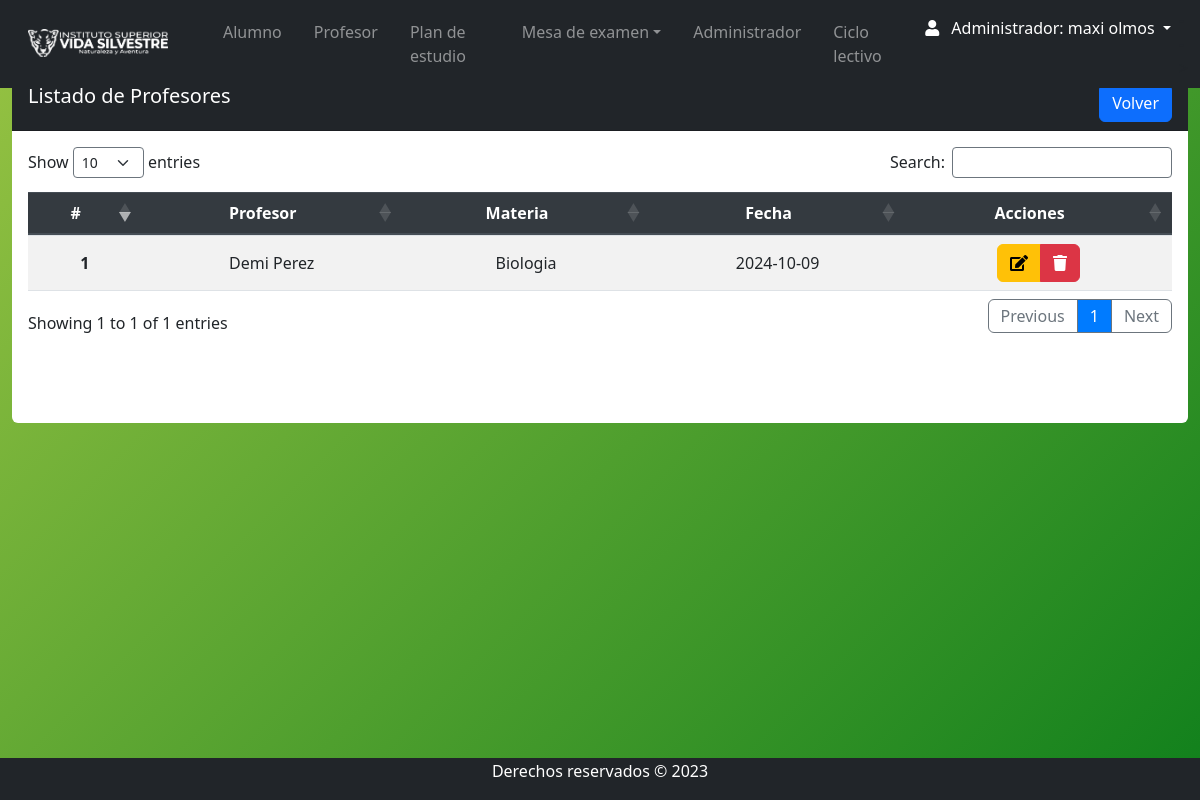
Before: /Views/admin/asigna_index.php (signed in) with the older database file.
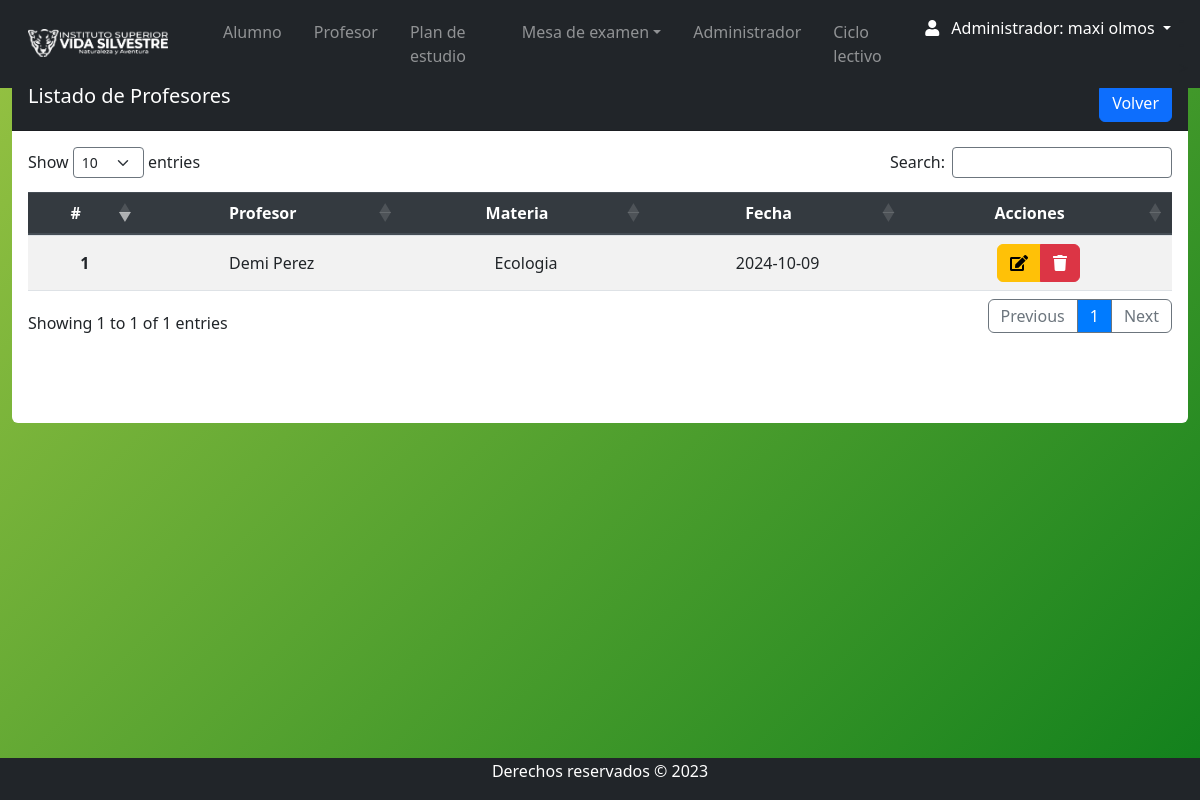
After: the same page with the newer database file.
### tables this page shows
CREATE TABLE `asignar` (
  `id_asignar` int(11) NOT NULL,
  `id_persona` int(11) DEFAULT NULL,
  `id_materia` int(11) DEFAULT NULL,
  `fecha_i` date DEFAULT NULL,
  `fecha_b` date DEFAULT NULL,
  `Estado` varchar(11) DEFAULT NULL
);

CREATE TABLE `materia` (
  `id_materia` int(11) NOT NULL,
  `Nombre` varchar(255) DEFAULT NULL,
  `descripcion` varchar(50) DEFAULT NULL,
  `horas` varchar(5) DEFAULT NULL,
  `num_resolucion` varchar(15) DEFAULT NULL,
  `año_cursado` varchar(20) NOT NULL,
  `id_tipo` int(11) DEFAULT NULL,
  `estado` varchar(11) DEFAULT NULL,
  `plan_estudio` varchar(50) DEFAULT NULL
);

CREATE TABLE `persona` (
  `id_persona` int(11) NOT NULL,
  `nombre` varchar(35) NOT NULL,
  `apellido` varchar(35) NOT NULL,
  `fecha_nacimiento` date NOT NULL,
  `DNI` int(11) NOT NULL,
  `celular` varchar(15) DEFAULT NULL,
  `email_correo` varchar(100) DEFAULT NULL,
  `direccion` varchar(55) DEFAULT NULL,
  `fecha_ingreso` date DEFAULT NULL,
  `pais` varchar(55) DEFAULT NULL,
  `ciudad` varchar(55) DEFAULT NULL,
  `contraseña` varchar(10) DEFAULT NULL,
  `id_rol` int(11) NOT NULL,
  `genero` varchar(15) DEFAULT NULL,
  `legajo` int(11) DEFAULT NULL,
  `titulo` varchar(100) DEFAULT NULL,
  `estado` varchar(11) DEFAULT NULL
);

### Views/admin/asigna_index.php (the view, shortened to what this page needs)
<?php require 'navbar.php'; ?>
    <section class="content mt-3">
        <div class="row m-auto">
            <div class="col-sm">
                <div class="card rounded-2 border-0">
                    <div class="card-header bg-dark text-white pb-0">
                        <h5 class="d-inline-block">Listado de Profesores</h5>
                        <a class="btn btn-primary float-right mb-2" href="profe_index.php">Volver</a>
                    </div>
                    <div class="card-body table-responsive">
                        <table id="example" class="table table-striped table_id">
                            <thead class="thead-dark">
                                <th>#</th>
                                <th>Profesor</th>
                                <th>Materia</th>
                                <th>Fecha</th>
                                <th>Acciones</th>
                            </thead>
                            <tbody>
                                <?php
                                require ("../../conn/connection.php");
                                $sql = $conexion->query("SELECT * FROM asignar
                                INNER JOIN persona ON asignar.id_persona = persona.id_persona AND persona.estado = 'Activo'
                                INNER JOIN materia ON asignar.id_materia = materia.id_materia AND materia.estado = 'Activo'
                                WHERE asignar.Estado = 'Activo' ");
                                while ($resultado = $sql->fetch_assoc()) {
                                ?>
                                    <tr>
                                        <th scope="row"><?php echo $resultado['id_asignar'] ?></th>
                                        <td scope="row"><?php echo $resultado['nombre'] ?> <?php echo $resultado['apellido'] ?> </td>
                                        <td scope="row"><?php echo $resultado['Nombre'] ?></td>
                                        <td scope="row"><?php echo $resultado['fecha_i'] ?></td>
                                        <td class="text-center">
                                            <div class="btn-group">
                                                <a href="asigna_edit.php?id=<?php echo $resultado['id_asignar'] ?>" class="btn btn-warning" role="button">
                                                    <i class="fas fa-edit"></i>
                                                </a>
                                                <a href="asigna_borra.php?id=<?php echo $resultado['id_asignar'] ?>" class="btn btn-danger" role="button">
                                                    <i class="fas fa-trash"></i>
                                                </a>
                                            </div>
                                        </td>
                                    </tr>
                                <?php
                                }
                                ?>
                            </tbody>
                        </table>
                        <br>
                        <br><br>
                    </div>
                </div>
            </div>
        </div>
        </section>
<?php require 'footer.php'; ?>

Changed rows visible on the page:
changed through a linked row, asignar "Demi": id_materia.Nombre "Biologia" → "Ecologia"
